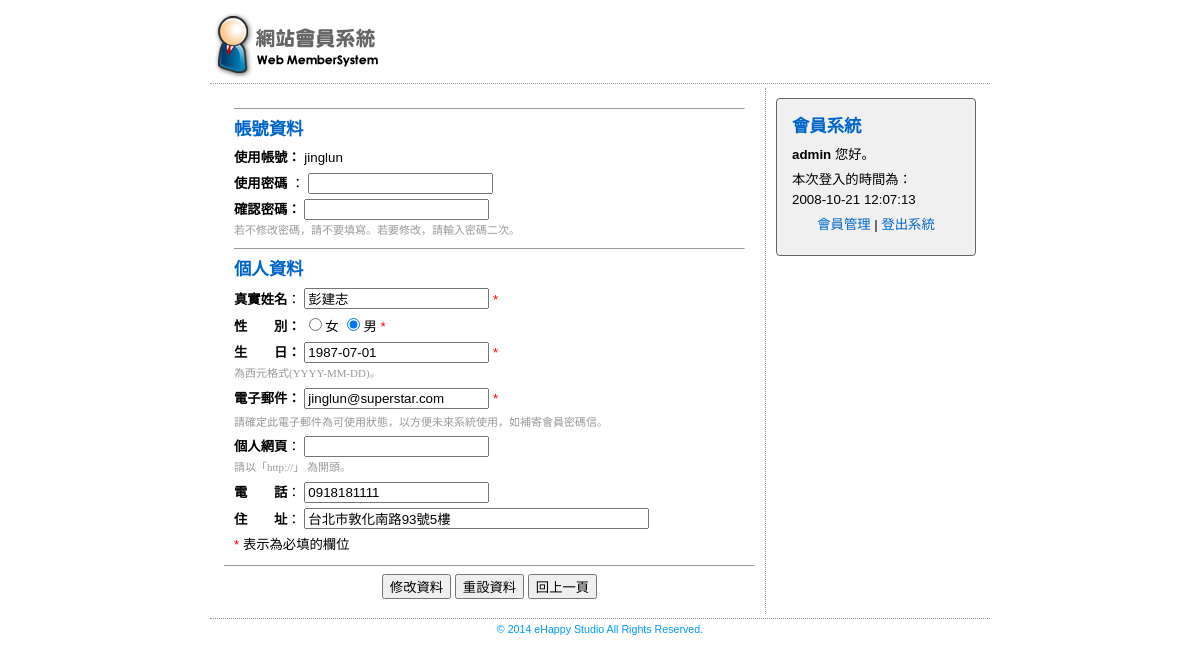
The page /member_adminupdate.php?id=3&adminid=1 (signed in) on the database its author committed.
### tables this page shows
CREATE TABLE IF NOT EXISTS `memberdata` (
  `m_id` int(11) NOT NULL auto_increment,
  `m_name` varchar(20) NOT NULL,
  `m_username` varchar(20) NOT NULL,
  `m_passwd` varchar(100) NOT NULL,
  `m_sex` enum('男','女') NOT NULL,
  `m_birthday` date default NULL,
  `m_level` enum('admin','member') NOT NULL default 'member',
  `m_email` varchar(100) default NULL,
  `m_url` varchar(100) default NULL,
  `m_phone` varchar(100) default NULL,
  `m_address` varchar(100) default NULL,
  `m_login` int(11) unsigned NOT NULL default '0',
  `m_logintime` datetime default NULL,
  `m_jointime` datetime NOT NULL,
  PRIMARY KEY  (`m_id`),
  UNIQUE KEY `m_username` (`m_username`)
);

### member_adminupdate.php (the view, shortened to what this page needs)
<?php
$conn = dbConnector('localhost', 'root', '', 'test', 3306);
if(isset($_GET['id'])) $qsMemberData = 'select * from memberdata where m_id ="' . $_GET['id'] . '";';
else $qsMemberData = 'select * from memberdata where m_id ="' . $_GET['adminid'] . '";';;
$result = $conn->query($qsMemberData);
$resultAssocMember = mysqli_fetch_assoc($result);
$qsAdminData = 'select * from memberdata where m_id ="' . $_GET['adminid'] . '";';
$result = $conn->query($qsAdminData);
$resultAssocAdmin = mysqli_fetch_assoc($result);
?>
<html>
    <head>
        <link href="style.css" rel="stylesheet" type="text/css">
    </head>
    <body>
        <table width="780" border="0" align="center" cellpadding="4" cellspacing="0">
            <tr>
                <td class="tdbline"><img src="images/mlogo.png" alt="會員系統" width="164" height="67"></td>
            </tr>
            <tr>
                <td class="tdbline">
                    <table width="100%" border="0" cellspacing="0" cellpadding="10">
                        <tr valign="top">
                            <td class="tdrline">
                                <form action="" method="POST" name="formJoin" id="formJoin" onSubmit="return checkForm();">
                                    <div class="dataDiv">
                                        <hr size="1">
                                        <p class="heading">帳號資料</p>
                                        <p><strong>使用帳號：</strong>
                                            <?php echo $resultAssocMember['m_username'];?></p>
                                        <p><strong>使用密碼</strong> ：
                                            <input name="m_passwd" type="password" class="normalinput" id="m_passwd"><br>
                                        </p>
                                        <p><strong>確認密碼：</strong>
                                            <input name="m_passwdrecheck" type="password" class="normalinput" id="m_passwdrecheck"><br>
                                            <span class="smalltext">若不修改密碼，請不要填寫。若要修改，請輸入密碼</span><span class="smalltext">二次。<br></span></p>
                                        <hr size="1">
                                        <p class="heading">個人資料</p>
                                        <p><strong>真實姓名</strong>：
                                            <input name="m_name" type="text" class="normalinput" id="m_name" value="<?php echo $resultAssocMember['m_name'];?>">
                                            <font color="#FF0000">*</font>
                                        </p>
                                        <p><strong>性　　別：</strong>
                                            <input name="m_sex" type="radio" value="女" <?php if($resultAssocMember['m_sex']=='女') echo 'checked';?>>女
                                            <input name="m_sex" type="radio" value="男" <?php if($resultAssocMember['m_sex']=='男') echo 'checked';?>>男
                                            <font color="#FF0000">*</font>
                                        </p>
                                        <p><strong>生　　日：</strong>
                                            <input name="m_birthday" type="text" class="normalinput" id="m_birthday" value="<?php echo $resultAssocMember['m_birthday'];?>">
                                            <font color="#FF0000">*</font><br>
                                            <span class="smalltext">為西元格式(YYYY-MM-DD)。 </span>
                                        </p>
                                        <p><strong>電子郵件：</strong>
                                            <input name="m_email" type="text" class="normalinput" id="m_email" value="<?php echo $resultAssocMember['m_email'];?>">
                                            <font color="#FF0000">*</font> </p>
                                        <p class="smalltext">請確定此電子郵件為可使用狀態，以方便未來系統使用，如補寄會員密碼信。</p>
                                        <p><strong>個人網頁</strong>：
                                            <input name="m_url" type="text" class="normalinput" id="m_url" value="<?php echo $resultAssocMember['m_url'];?>"><br>
                                            <span class="smalltext">請以「http://」 為開頭。</span> </p>
                                        <p><strong>電　　話</strong>：
                                            <input name="m_phone" type="text" class="normalinput" id="m_phone" value="<?php echo $resultAssocMember['m_phone'];?>">
                                        </p>
                                        <p><strong>住　　址</strong>：
                                            <input name="m_address" type="text" class="normalinput" id="m_address" value="<?php echo $resultAssocMember['m_address'];?>" size="40">
                                        </p>
                                        <p><font color="#FF0000">*</font> 表示為必填的欄位</p>
                                    </div>
                                    <hr size="1">
                                    <p align="center">
                                        <input type="submit" name="Submit2" value="修改資料">
                                        <input type="reset" name="Submit3" value="重設資料">
                                        <input type="button" name="Submit" value="回上一頁" onclick="window.history.back();">
                                    </p>
                                </form>
                            </td>
                            <td width="200">
                                <div class="boxtl"></div>
                                <div class="boxtr"></div>
                                <div class="regbox">
                                    <p class="heading"><strong>會員系統</strong></p>
                                    <p><strong><?php echo $resultAssocAdmin['m_username'];?></strong> 您好。</p>
                                    <p>本次登入的時間為：<br>
                                        <?php echo $resultAssocAdmin['m_logintime'];?>
                                    </p>
                                    <p align="center"><a href="member_admin.php">會員管理</a> | <a href="?logout=true">登出系統</a></p>
                                </div>
                                <div class="boxbl"></div>
                                <div class="boxbr"></div></td>
                        </tr>
                    </table>
                </td>
            </tr>
            <tr>
                <td align="center" background="" class="trademark">© 2014 eHappy Studio All Rights Reserved.</td>
            </tr>
        </table>
    </body>
</html>

### style.css (style rules this page uses)
p,ol { font-family: Verdana, Arial, Helvetica, sans-serif; font-size: 10pt; line-height: 150%; margin-top: 0px; margin-bottom: 5px; }
form { margin: 0px; }
a { text-decoration: none; }
a:link { color: #0066CC; }
.dataDiv { margin: 10px; }
.heading { font-family: "微軟正黑體"; font-size: 13pt; color: #0066CC; line-height: 150%; font-weight: bold; }
.smalltext { font-size: 11px; color: #999999; font-family: Georgia, "Times New Roman", Times, serif; vertical-align: middle; }
.trademark { font-family: Verdana, Arial, Helvetica, sans-serif; font-size: 8pt; color: #0099FF; }
.regbox { border: 1px solid #656565; padding: 15px; background-color: #F0F0F0; }
.boxtl { background-image: url(images/tl.gif); float: left; top: -1px; height: 4px; width: 4px; background-repeat: no-repeat; }
.boxtr { background-image: url(images/tr.gif); float: right; top: -1px; height: 4px; width: 4px; background-repeat: no-repeat; }
.boxbl { background-image: url(images/bl.gif); float: left; top: -1px; height: 4px; width: 4px; background-repeat: no-repeat; margin-top: -4px; }
.boxbr { background-image: url(images/br.gif); float: right; top: -1px; height: 4px; width: 4px; background-repeat: no-repeat; margin-top: -4px; }
.tdrline { border-right-width: 1px; border-right-style: dotted; border-right-color: #999999; }
.tdbline { border-bottom-width: 1px; border-bottom-style: dotted; border-bottom-color: #999999; }

### rows shown on the page
memberdata: m_username "jinglun", m_name "彭建志", m_sex "☑", m_birthday "1987-07-01", m_email "jinglun@superstar.com", m_phone "0918181111", m_address "台北市敦化南路93號5樓"
memberdata: m_username "admin", m_logintime "2008-10-21 12:07:13"
